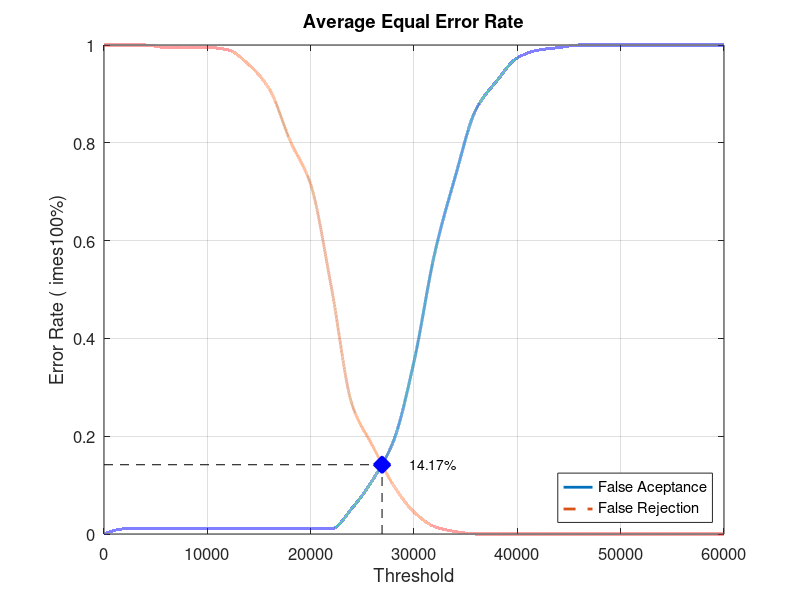
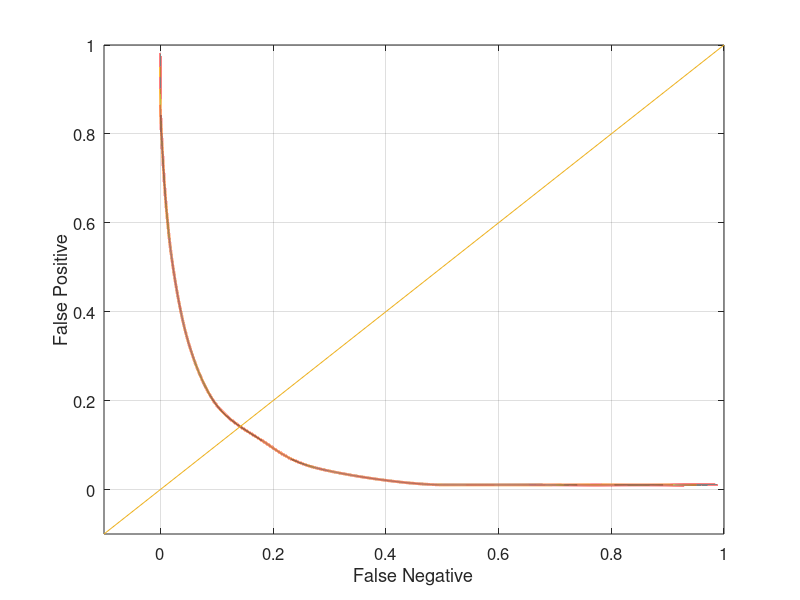

These charts were generated, in order, by the following MATLAB code:
close all;
clear;
clc;
x = 0:2000:60000;
xq = 0:0.5:60000;

y0 = [0 0.0105263 0.0105263 0.0105263 0.0105263 0.0105263 0.0105263 0.0105263 0.0105263 0.0105263 0.0105263 0.0105263 0.0526316 0.110526 0.189474 0.352632 0.573684 0.731579 0.868421 0.926316 0.973684 0.989474 0.994737 1 1 1 1 1 1 1 1]
yy0 = interp1(x, y0, xq, 'pchip');
y1 = [1 1 1 0.995 0.995 0.995 0.99 0.96 0.91 0.805 0.715 0.505 0.265 0.18 0.1 0.045 0.015 0.005 0 0 0 0 0 0 0 0 0 0 0 0 0]
yy1 = interp1(x, y1, xq, 'pchip');

% Calculating EER: 
y2 = abs(y0 - y1);
find(y2 == min(y2))
yy2 = abs(yy0 - yy1);
xEER = find(yy2 == min(yy2));
xEERIndex = xq(xEER) % X-axis EER
yEER = yy0(xEER) % Y-axis EER

main = figure
plot(xq, yy0,'-','LineWidth', 2);	hold on
plot(xq, yy1,'--','LineWidth', 2);	hold on
plot([xEERIndex xEERIndex], [0 yEER], 'k--');	hold on
plot([0 xEERIndex], [yEER yEER], 'k--');	hold on
plot(xEERIndex, yEER, 'bx', 'LineWidth', 10);	hold on
text(xEERIndex + 10 * xEERIndex / 100, yEER, [num2str(round((10000 * yEER)) / 100) '%'])
legend('False Aceptance', 'False Rejection', 'Location', 'SouthEast')
xlabel('Threshold')
ylabel('Error Rate (	imes100%)')
title('Average Equal Error Rate')
set(gca, 'FontSize', 12)
axis([0 60000 0 1])
grid on

print(main, 'Database2_3Main', '-dpng');
FNRxFPR = figure('Color', [1 1 1]);
plot(yy1, yy0, '-', yy1, yy0, 'LineWidth', 2);
hold on
y = -0.1:0.1:1
plot(y, y); 
set(gca, 'FontSize', 12)
xlabel('False Negative')
ylabel('False Positive')
axis([-0.1 1 -0.1 1])
set(gca, 'FontSize', 12)
grid on

print(FNRxFPR, 'Database2_3FNRxFPR','-dpng');
